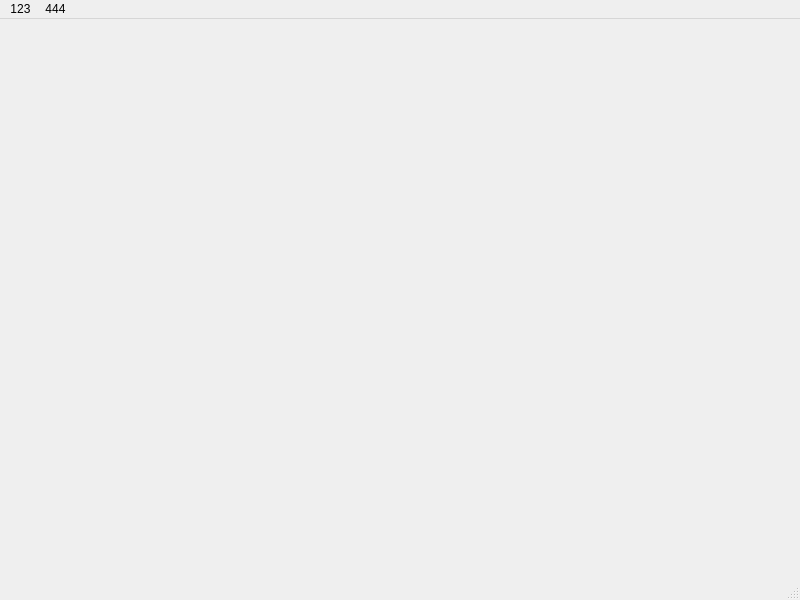
<?xml version="1.0" encoding="UTF-8"?>
<ui version="4.0">
 <class>MainWindow</class>
 <widget class="QMainWindow" name="MainWindow">
  <property name="geometry">
   <rect>
    <x>0</x>
    <y>0</y>
    <width>800</width>
    <height>600</height>
   </rect>
  </property>
  <property name="windowTitle">
   <string>MainWindow</string>
  </property>
  <widget class="QWidget" name="centralwidget">
   <layout class="QHBoxLayout" name="horizontalLayout"/>
  </widget>
  <widget class="QMenuBar" name="menubar">
   <property name="geometry">
    <rect>
     <x>0</x>
     <y>0</y>
     <width>800</width>
     <height>22</height>
    </rect>
   </property>
   <widget class="QMenu" name="menu123">
    <property name="title">
     <string>123</string>
    </property>
    <widget class="QMenu" name="menu456">
     <property name="title">
      <string>456</string>
     </property>
     <addaction name="action777"/>
    </widget>
    <addaction name="menu456"/>
   </widget>
   <widget class="QMenu" name="menu444">
    <property name="title">
     <string>444</string>
    </property>
   </widget>
   <addaction name="menu123"/>
   <addaction name="menu444"/>
  </widget>
  <widget class="QStatusBar" name="statusbar"/>
  <action name="actionAbout">
   <property name="text">
    <string>About</string>
   </property>
  </action>
  <action name="action777">
   <property name="text">
    <string>777</string>
   </property>
  </action>
 </widget>
 <resources/>
 <connections/>
</ui>
